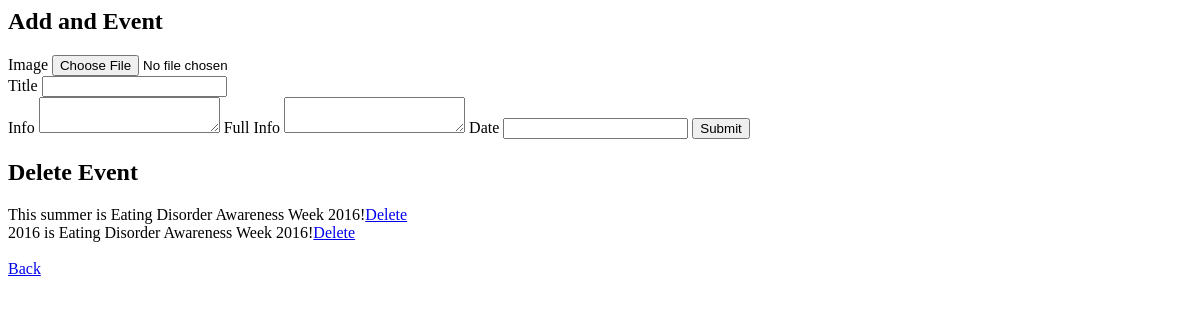
Page /admin/admin_editIndex.php on the earlier database version.
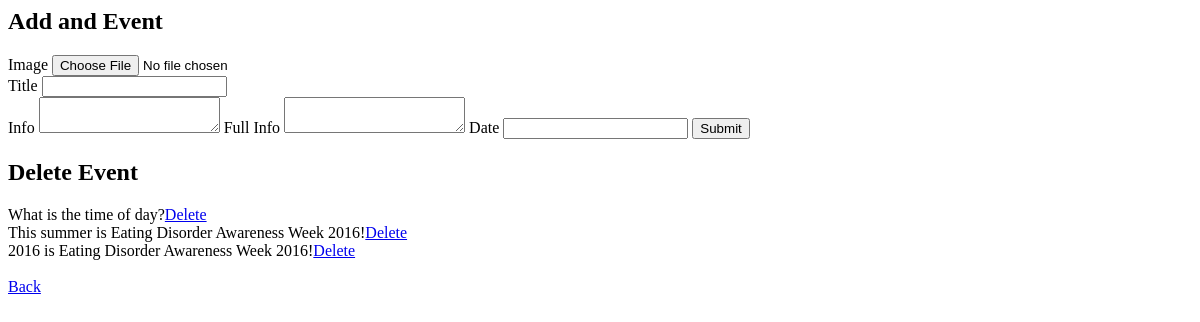
Same page on the later database version.
### tables this page shows
CREATE TABLE tbl_events (
  events_id smallint(4) unsigned NOT NULL,
  events_img varchar(50) NOT NULL,
  events_title varchar(100) NOT NULL,
  events_info text NOT NULL,
  events_full text NOT NULL,
  events_date varchar(100) NOT NULL
);

### admin/includes/read.php (called while the page is built, shortened)
<?php
	function getEvents($tblEv, $id) {
		include('connect.php');
		$eventquery = "SELECT * FROM {$tblEv} ORDER BY {$id} DESC";
		$runev = mysqli_query($link, $eventquery);
		if($runev){
			return $runev;
		}else{
			$error = "there was an error gathering data";
			return $error;
		}
	}
?>

### admin/admin_editIndex.php (the view, shortened to what this page needs)
<?php
	$tblEv = "tbl_events";
	$id = "events_id";
	$events = getEvents($tblEv,$id);
 ?>
<html>
<head>
</head>
<body>
	<h2>Add and Event</h2>
	<form action="admin_editindex.php" method="post" enctype="multipart/form-data">
	<label>Image</label>
	<input type="file" name="image" value=""><br>
	<label>Title</label>
	<input type="text" name="title" value""><br>
	<label>Info</label>
	<textarea type="text" name="info"></textarea>
	<label>Full Info</label>
	<textarea type="text" name="full"></textarea>
	<label>Date</label>
	<input type="text" name="date">
	<input type="submit" name="submit">
	</form>
<h2>Delete Event</h2>
<?php
	while($row=mysqli_fetch_array($events)) {
		echo "{$row['events_title']}";
		echo "<a href=\"includes/caller_events.php?caller_id=delete&id={$row['events_id']}\">Delete</a><br>";
	}
 ?>
 <br>
 <a href="admin_index.php">Back</a>
</body>
</html>

Differences in the rows shown:
added tbl_events: events_title "What is the time of day?"
